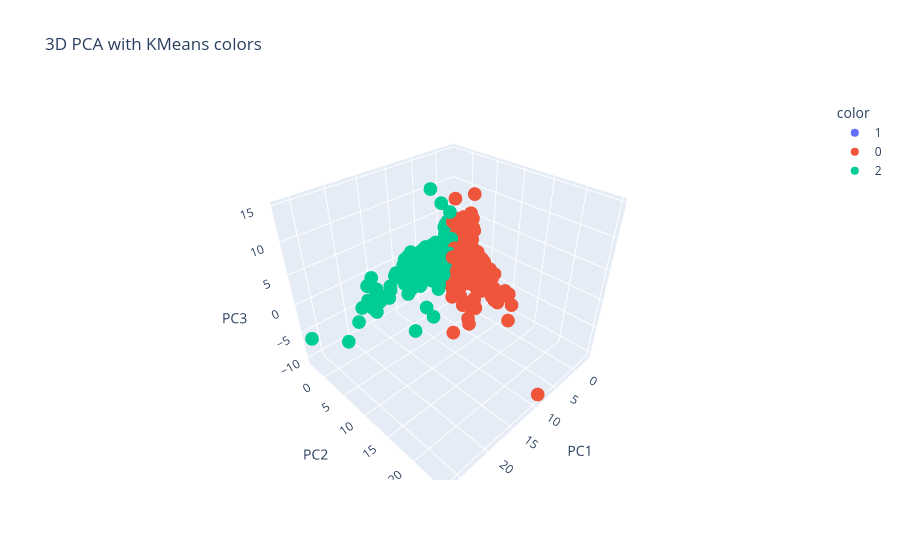

The code cell stored with this chart in its notebook:
### Code cell
import pandas as pd
import plotly.express as px
from sklearn.cluster import KMeans

labels_3d = KMeans(
    n_clusters=3,
    random_state=42,
    n_init=10
).fit_predict(pca_3_df[["PC1", "PC2"]])

pca_3_df["Cluster_KMeans_PCA"] = labels_3d

fig = px.scatter_3d(
    pca_3_df,
    x="PC1",
    y="PC2",
    z="PC3",
    color=pca_3_df["Cluster_KMeans_PCA"].astype(str),
    title="3D PCA with KMeans colors"
)

fig.show()

### Figure 1 — Plotly figure (JSON) as saved in the notebook; plotly's stock layout.template omitted (floating-point values rounded to 4 significant figures; data arrays with more than 128 entries replaced by an {"elided": "..."} marker saying what was removed)
{"data": [{"hovertemplate": "color=1<br>PC1=%{x}<br>PC2=%{y}<br>PC3=%{z}<extra></extra>", "legendgroup": "1", "marker": {"color": "#636efa", "symbol": "circle"}, "mode": "markers", "name": "1", "scene": "scene", "showlegend": true, "type": "scatter3d", "x": {"elided": "5972 float values"}, "y": {"elided": "5972 float values"}, "z": {"elided": "5972 float values"}}, {"hovertemplate": "color=0<br>PC1=%{x}<br>PC2=%{y}<br>PC3=%{z}<extra></extra>", "legendgroup": "0", "marker": {"color": "#EF553B", "symbol": "circle"}, "mode": "markers", "name": "0", "scene": "scene", "showlegend": true, "type": "scatter3d", "x": {"elided": "1547 float values"}, "y": {"elided": "1547 float values"}, "z": {"elided": "1547 float values"}}, {"hovertemplate": "color=2<br>PC1=%{x}<br>PC2=%{y}<br>PC3=%{z}<extra></extra>", "legendgroup": "2", "marker": {"color": "#00cc96", "symbol": "circle"}, "mode": "markers", "name": "2", "scene": "scene", "showlegend": true, "type": "scatter3d", "x": {"elided": "1357 float values"}, "y": {"elided": "1357 float values"}, "z": {"elided": "1357 float values"}}], "layout": {"legend": {"title": {"text": "color"}, "tracegroupgap": 0}, "scene": {"domain": {"x": [0, 1], "y": [0, 1]}, "xaxis": {"title": {"text": "PC1"}}, "yaxis": {"title": {"text": "PC2"}}, "zaxis": {"title": {"text": "PC3"}}}, "title": {"text": "3D PCA with KMeans colors"}}}
